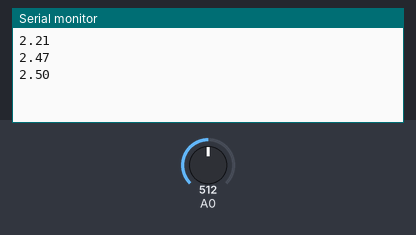
A sketch run on a simulated Arduino Uno, built with avr-gcc and run on an emulated ATmega328P. Shown: the last lines printed to the serial monitor. The test bench sets the inputs (shaded band); at power-on: A0 = 512.

Above: at 1.2 s.
1.3 s: A0 set to 716
At 1.9 s:
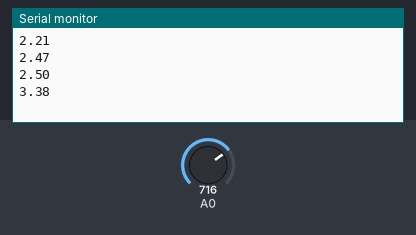
2.8 s: A0 set to 900
At 3.4 s:
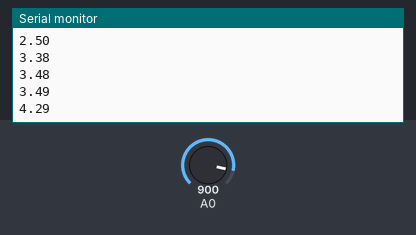
Timing chart, 0 to 5.8 s (numbered marks = the images above; inputs shaded):
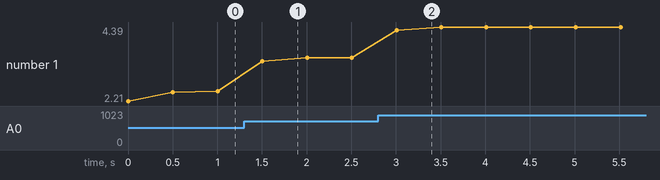

The sketch:

lab03-2.ino
```cpp
float Analogin;
void setup() {
Serial.begin(9600);

}

void loop() {
int i;
float Vin;
for(i=0;i<=5;i++)
Analogin = 0.7*Analogin + 0.3*analogRead(A0);
Vin = Analogin*5/1024;
Serial.println(Vin);
delay(500);
}
```

Measured:
- after the input at 1.3 s, the serial monitor: prints a new line after 0.20 s (image 1)
- after the input at 2.8 s, the serial monitor: prints a new line after 0.21 s (image 2)
- plotted number 1: 2.5 → 3.49 after the input at 1.3 s, 3.49 → 4.39 after the input at 2.8 s
